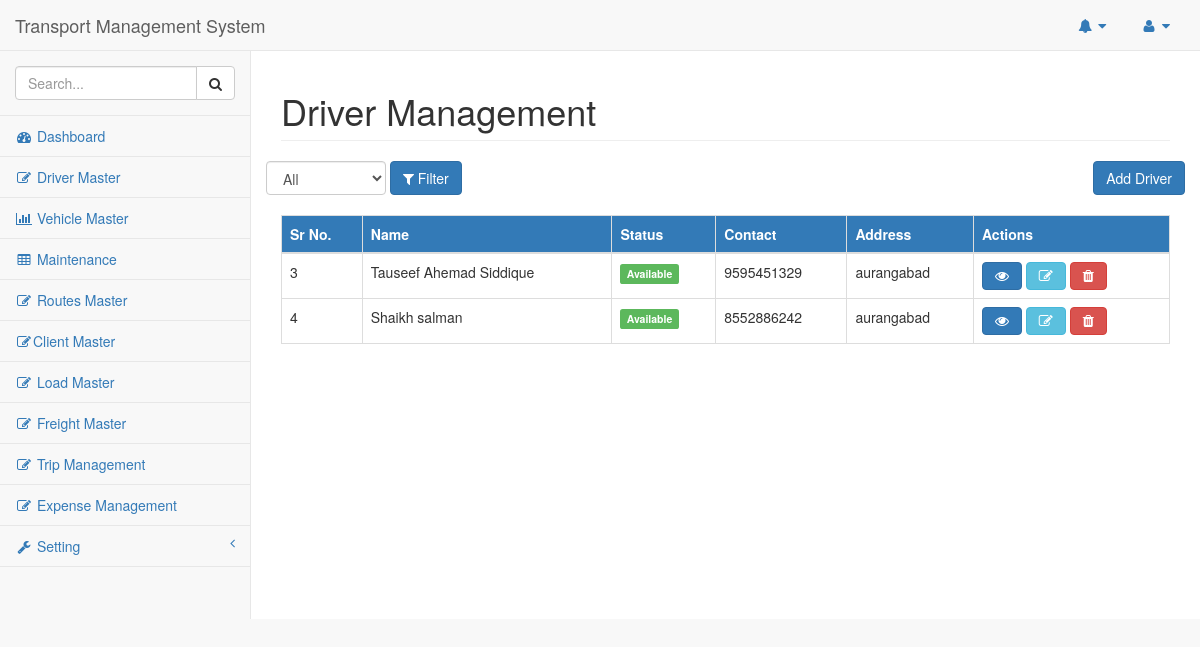
Page /index.php/driver on the earlier database version.
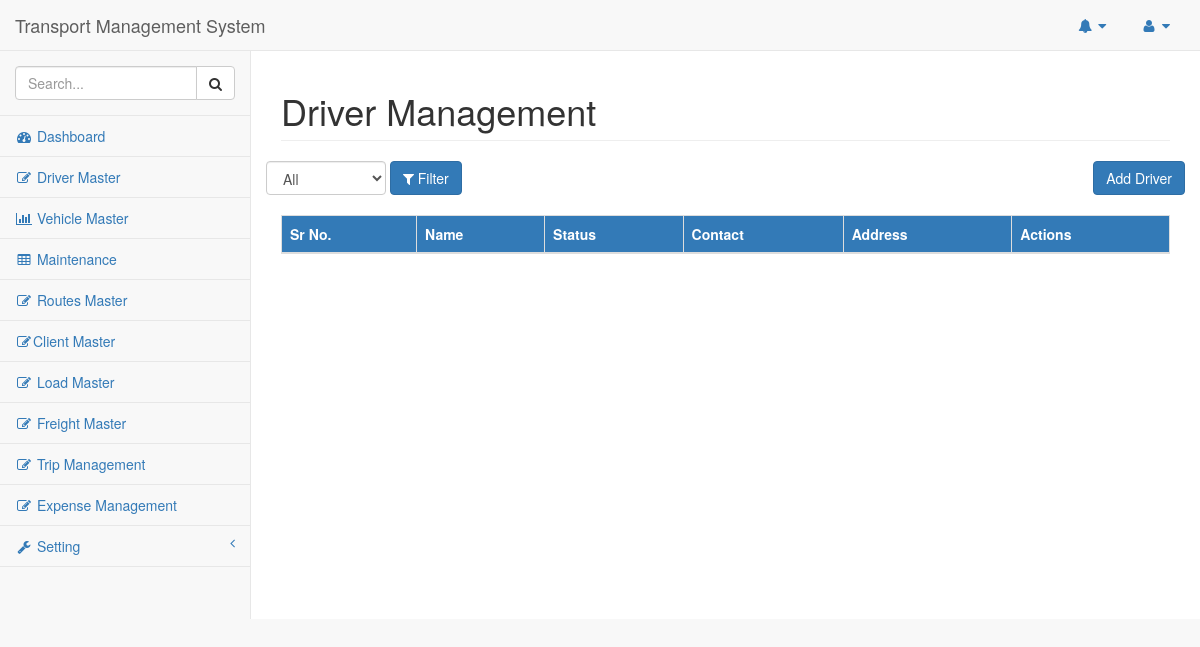
Same page on the later database version.
### tables this page shows
CREATE TABLE `driver` (
  `driver_id` int(11) NOT NULL,
  `driver_name` varchar(30) NOT NULL,
  `driver_dob` date DEFAULT NULL,
  `driver_number` varchar(12) NOT NULL,
  `driver_email` varchar(40) NOT NULL,
  `driver_date_of_join` date DEFAULT NULL,
  `driver_salary` int(11) NOT NULL,
  `driver_licence_no` varchar(30) NOT NULL,
  `driver_licence_exp` date NOT NULL,
  `driver_adhar_no` varchar(30) NOT NULL,
  `driver_licance_doc` text NOT NULL,
  `driver_bank_name` varchar(40) NOT NULL,
  `driver_bank_ac` varchar(30) NOT NULL,
  `driver_bank_ifsc` varchar(20) NOT NULL,
  `driver_refer_name` varchar(30) NOT NULL,
  `driver_refer_adhar` varchar(30) NOT NULL,
  `driver_refer_id` text NOT NULL,
  `driver_permanent_address` text NOT NULL,
  `driver_status` int(11) NOT NULL DEFAULT '1' COMMENT '0 deactive, 1 active, 2 running'
);

### application/controllers/Driver.php (called while the page is built, shortened)
<?php
class Driver extends CI_Controller
{
    public function index()
    {
    	$filter = 1;
        $driver_data = $this->driver_model->driverManagement($filter);
        template($this, 'driver',['driver_data'=>$driver_data]);
    }
}

### index.php (called while the page is built, shortened)
<?php
require_once BASEPATH.'core/CodeIgniter.php';

### application/models/Driver_model.php (called while the page is built, shortened)
<?php
class Driver_model extends CI_Model
{
    public function driverManagement($filter)
    {
        $this->db->select('driver.*');
        if ($filter == 1 || $filter == 2 || $filter == 0) {
            $this->db->where('driver_status', $filter);
        }
        $query = $this->db->get('driver');
        return $query->result();
    }
}

### application/views/driver.php (the view, shortened to what this page needs)
<body>
    <div id="wrapper">
        <div id="page-wrapper">
            <div class="row">
                <div class="col-lg-12">
                    <h1 class="page-header">Driver Management</h1>
                </div>
            </div>
            <div class="row">
                <button type="button" class="btn btn-primary pull-right" id="add_driver">Add Driver</button>
                <form action="" method="get" class="form-inline" role="form">
                    <div class="form-group">
                        <select class="form-control" name="filter">
                            <option value="4" <?php if (NULL !== $this->input->get('filter') && $this->input->get('filter') == 4) {
                                echo 'selected=""';
                            } ?>> All</option>
                        </select>
                    </div>
                    <button type="submit" class="btn btn-primary"><i class="fa fa-filter"></i> Filter</button>
                </form>
            </div><br>
            <div class="card-body">
                <div class="table-responsive">
                    <table class="table table-bordered table-hover" id="dataTable">
                        <thead class="bg-primary">
                            <tr>
                                <th>Sr No.</th>
                                <th>Name</th>
                                <th>Status</th>
                                <th>Contact</th>
                                <th>Address</th>
                                <th>Actions</th>
                            </tr>
                        </thead>
                        <tbody id="driver_management_table">
                            <?php
                            foreach ($driver_data as $value) {
                            if ($value->driver_status == 1) {
                                $status = '<span class="label label-success">Available</span>';
                                $delete_btn = '<button data-toggle="tooltip" data-placement="top" title="Delete" id="delete" class="btn btn-danger fa fa-trash"></button>';
                            }elseif($value->driver_status == 2) {
                                $status = '<span class="label label-warning">On Trip</span>';
                                $delete_btn = '<button data-toggle="tooltip" data-placement="top" title="Delete" class="btn btn-danger fa fa-trash" disabled></button>';
                            }elseif($value->driver_status == 0){
                                $status = '<span class="label label-danger">deactive</span>';
                                $delete_btn = '<button data-toggle="tooltip" data-placement="top" title="Delete" class="btn btn-success fa fa-recycle" id="reactive_driver"></button>';
                            }
                            echo '<tr>
                                <td>' . $value->driver_id . '</td>
                                <td>' . $value->driver_name . '</td>
                                <td>' . $status . '</td>
                                <td>' . $value->driver_number . '</td>
                                <td>' . $value->driver_permanent_address . '</td>
                                <td value="' . $value->driver_id . '">
                                    <button id="driver_profile" class="btn btn-primary fa fa-eye" ></button>
                                    <button id="driver_update" class="btn btn-info fa fa-edit" ></button>
                                    '.$delete_btn.'
                                </td>
                            </tr>';
                            }
                            ?>
                        </tbody>
                    </table>
                </div>
            </div>
        </div>
    </div>
</body>

Differences in the rows shown:
removed driver: driver_id "3", driver_name "Tauseef Ahemad Siddique", driver_status "Available", driver_number "9595451329", driver_permanent_address "aurangabad"
removed driver: driver_id "4", driver_name "Shaikh salman", driver_status "Available", driver_number "8552886242", driver_permanent_address "aurangabad"
